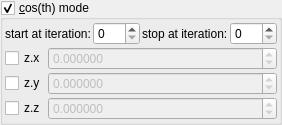
    <widget class="MyGroupBox" name="groupCheck_transf_function_enabledJ_false">
     <property name="title">
      <string>&amp;cos(th) mode</string>
     </property>
     <property name="checkable">
      <bool>true</bool>
     </property>
     <layout class="QVBoxLayout" name="verticalLayout_13" stretch="0,0">
      <property name="spacing">
       <number>2</number>
      </property>
      <property name="leftMargin">
       <number>2</number>
      </property>
      <property name="topMargin">
       <number>2</number>
      </property>
      <property name="rightMargin">
       <number>2</number>
      </property>
      <property name="bottomMargin">
       <number>2</number>
      </property>
      <item>
       <layout class="QHBoxLayout" name="horizontalLayout_18" stretch="0,1,0,1">
        <item>
         <widget class="QLabel" name="label_99">
          <property name="text">
           <string>start at iteration:</string>
          </property>
         </widget>
        </item>
        <item>
         <widget class="MySpinBox" name="spinboxInt_transf_start_iterations_J">
          <property name="sizePolicy">
           <sizepolicy hsizetype="Minimum" vsizetype="Maximum">
            <horstretch>0</horstretch>
            <verstretch>0</verstretch>
           </sizepolicy>
          </property>
          <property name="minimum">
           <number>0</number>
          </property>
          <property name="maximum">
           <number>999</number>
          </property>
          <property name="value">
           <number>0</number>
          </property>
         </widget>
        </item>
        <item>
         <widget class="QLabel" name="label_71">
          <property name="text">
           <string>stop at iteration:</string>
          </property>
         </widget>
        </item>
        <item>
         <widget class="MySpinBox" name="spinboxInt_transf_stop_iterations_J">
          <property name="sizePolicy">
           <sizepolicy hsizetype="Preferred" vsizetype="Maximum">
            <horstretch>0</horstretch>
            <verstretch>0</verstretch>
           </sizepolicy>
          </property>
          <property name="maximum">
           <number>999</number>
          </property>
         </widget>
        </item>
       </layout>
      </item>
      <item>
       <layout class="QGridLayout" name="gridLayout_19" columnstretch="0,1">
        <property name="spacing">
         <number>2</number>
        </property>
        <item row="1" column="1">
         <widget class="MyDoubleSpinBox" name="spinbox3_transf_vec_111_y">
          <property name="enabled">
           <bool>false</bool>
          </property>
          <property name="sizePolicy">
           <sizepolicy hsizetype="Minimum" vsizetype="Maximum">
            <horstretch>0</horstretch>
            <verstretch>0</verstretch>
           </sizepolicy>
          </property>
          <property name="prefix">
           <string/>
          </property>
          <property name="suffix">
           <string/>
          </property>
          <property name="decimals">
           <number>6</number>
          </property>
          <property name="minimum">
           <double>-36000.000000000000000</double>
          </property>
          <property name="maximum">
           <double>36000.000000000000000</double>
          </property>
          <property name="singleStep">
           <double>0.100000000000000</double>
          </property>
         </widget>
        </item>
        <item row="0" column="1">
         <widget class="MyDoubleSpinBox" name="spinbox3_transf_vec_111_x">
          <property name="enabled">
           <bool>false</bool>
          </property>
          <property name="sizePolicy">
           <sizepolicy hsizetype="Minimum" vsizetype="Maximum">
            <horstretch>0</horstretch>
            <verstretch>0</verstretch>
           </sizepolicy>
          </property>
          <property name="prefix">
           <string/>
          </property>
          <property name="suffix">
           <string/>
          </property>
          <property name="decimals">
           <number>6</number>
          </property>
          <property name="minimum">
           <double>-36000.000000000000000</double>
          </property>
          <property name="maximum">
           <double>36000.000000000000000</double>
          </property>
          <property name="singleStep">
           <double>0.100000000000000</double>
          </property>
         </widget>
        </item>
        <item row="2" column="1">
         <widget class="MyDoubleSpinBox" name="spinbox3_transf_vec_111_z">
          <property name="enabled">
           <bool>false</bool>
          </property>
          <property name="sizePolicy">
           <sizepolicy hsizetype="Minimum" vsizetype="Maximum">
            <horstretch>0</horstretch>
            <verstretch>0</verstretch>
           </sizepolicy>
          </property>
          <property name="prefix">
           <string/>
          </property>
          <property name="suffix">
           <string/>
          </property>
          <property name="decimals">
           <number>6</number>
          </property>
          <property name="minimum">
           <double>-36000.000000000000000</double>
          </property>
          <property name="maximum">
           <double>36000.000000000000000</double>
          </property>
          <property name="singleStep">
           <double>0.100000000000000</double>
          </property>
         </widget>
        </item>
        <item row="0" column="0">
         <widget class="MyCheckBox" name="checkBox_transf_function_enabledBx_false">
          <property name="text">
           <string notr="true">z.x</string>
          </property>
         </widget>
        </item>
        <item row="1" column="0">
         <widget class="MyCheckBox" name="checkBox_transf_function_enabledBy_false">
          <property name="text">
           <string notr="true">z.y</string>
          </property>
         </widget>
        </item>
        <item row="2" column="0">
         <widget class="MyCheckBox" name="checkBox_transf_function_enabledBz_false">
          <property name="text">
           <string notr="true">z.z</string>
          </property>
         </widget>
        </item>
       </layout>
      </item>
     </layout>
    </widget>
